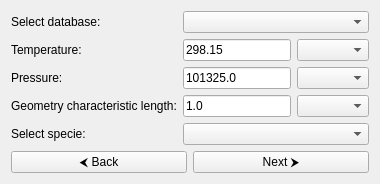
<?xml version="1.0" encoding="UTF-8"?>
<ui version="4.0">
    <class>VacuumInputPage</class>
        <widget class="QWidget" name="VacuumInputPage">
            <layout class="QGridLayout" name="gridLayout">
                <!-- Row 0 -->
                <item row="0" column="0">
                    <widget class="QLabel" name="databaseLabel">
                        <property name="text">
                            <string>Select database:</string>
                        </property>
                    </widget>
                </item>
                <item row="0" column="1" colspan="2">
                    <widget class="QComboBox" name="databaseComboBox"/>
                </item>

                <!-- Row 1 -->
                <item row="1" column="0">
                    <widget class="QLabel" name="temperatureLabel">
                        <property name="text">
                            <string>Temperature:</string>
                        </property>
                    </widget>
                </item>
                <item row="1" column="1">
                    <widget class="QLineEdit" name="temperatureEditLine">
                        <property name="text">
                            <string>298.15</string>
                        </property>
                    </widget>
                </item>
                <item row="1" column="2">
                    <widget class="QComboBox" name="temperatureComboBox">
                    </widget>
                </item>

                <!-- Row 2 -->
                <item row="2" column="0">
                    <widget class="QLabel" name="pressureLabel">
                        <property name="text">
                            <string>Pressure:</string>
                        </property>
                    </widget>
                </item>
                <item row="2" column="1">
                    <widget class="QLineEdit" name="pressureEditLine">
                        <property name="text">
                            <string>101325.0</string>
                        </property>
                    </widget>
                </item>
                <item row="2" column="2">
                    <widget class="QComboBox" name="pressureComboBox">
                    </widget>
                </item>

                <!-- Row 3 -->
                <item row="3" column="0">
                    <widget class="QLabel" name="geometryNameLabel">
                        <property name="text">
                            <string>Geometry characteristic length:</string>
                        </property>
                    </widget>
                </item>
                <item row="3" column="1">
                    <widget class="QLineEdit" name="geometryEditLine">
                        <property name="text">
                            <string>1.0</string>
                        </property>
                    </widget>
                </item>
                <item row="3" column="2">
                    <widget class="QComboBox" name="geometryComboBox">
                    </widget>
                </item>

                <!-- Row 4 -->
                <item row="4" column="0">
                    <widget class="QLabel" name="specieLabel">
                        <property name="text">
                            <string>Select specie:</string>
                        </property>
                    </widget>
                </item>
                <item row="4" column="1" colspan="2">
                     <widget class="QComboBox" name="specieComboBox" />
                </item>

                <!-- Row 5 -->
                <item row="5" column="0" colspan="3">
                    <layout class="QHBoxLayout" name="buttonLayout">   
                        <item>
                            <widget class="QPushButton" name="backButton">
                                <property name="text">
                                    <string>&#x2B9C; Back</string>
                                </property>
                                <property name="toolTip">
                                    <string>Go to back to the main page</string>
                                </property>
                            </widget>
                        </item>
                        <item>
                            <widget class="QPushButton" name="nextButton">
                                <property name="text">
                                    <string>Next &#x2b9e;</string>
                                </property>
                                <property name="toolTip">
                                    <string>Go to the results page</string>
                                </property>
                            </widget>
                        </item>
                    </layout>
                </item>
            </layout>
        </widget>
</ui>
